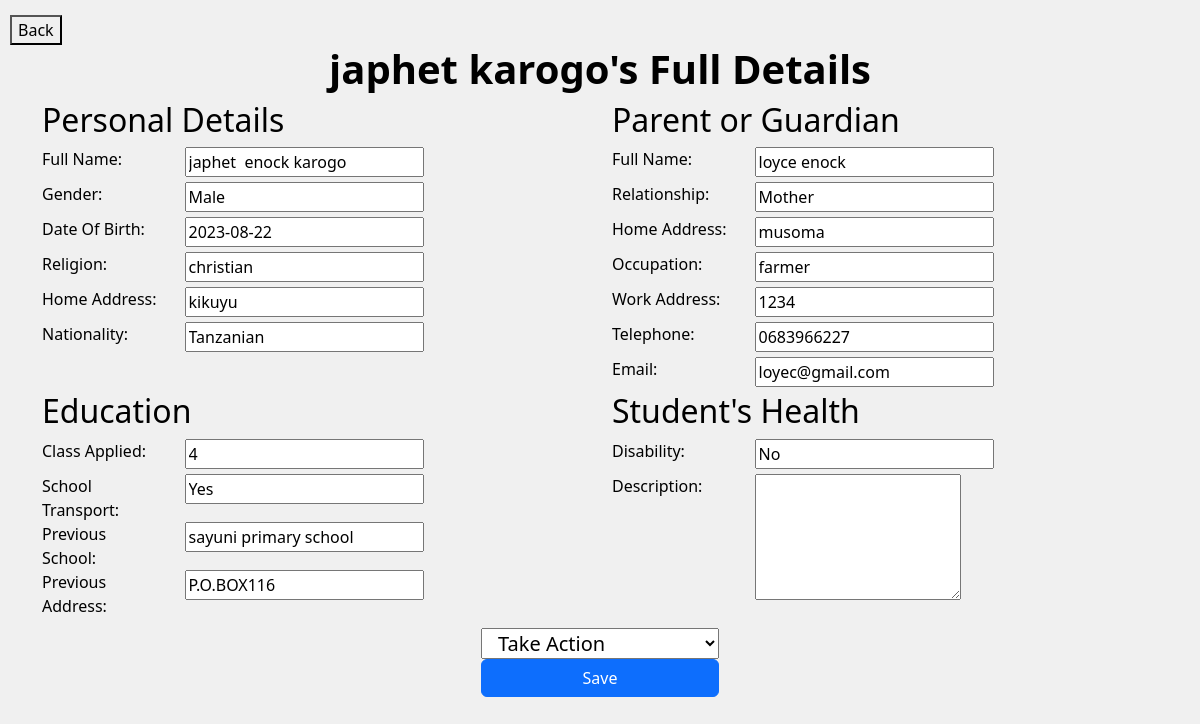
Screenshot of /admin/view-more.php?student_id=10 with the database file from the repository.
### tables this page shows
CREATE TABLE `apply` (
  `Student_Id` int(11) NOT NULL,
  `First_Name` varchar(225) NOT NULL,
  `Middle_Name` varchar(225) NOT NULL,
  `Surname` varchar(225) NOT NULL,
  `Date_Of_Birth` varchar(225) NOT NULL,
  `Gender` varchar(225) NOT NULL,
  `Religion` varchar(225) NOT NULL,
  `Home_Address` varchar(225) NOT NULL,
  `Nationality` varchar(225) NOT NULL,
  `Parent_FName` varchar(225) NOT NULL,
  `Parent_LName` varchar(225) NOT NULL,
  `Relationship` varchar(225) NOT NULL,
  `pHome_Address` varchar(225) NOT NULL,
  `Occupation` varchar(225) NOT NULL,
  `Work_Address` varchar(225) NOT NULL,
  `Telephone` varchar(225) NOT NULL,
  `Email` varchar(225) NOT NULL,
  `Level_Applied` int(11) NOT NULL,
  `School_Transport` varchar(225) NOT NULL,
  `Current_Attending` varchar(225) NOT NULL,
  `School_Attending` varchar(225) NOT NULL,
  `Address_Attending` varchar(225) NOT NULL,
  `Level_Attending` int(10) NOT NULL,
  `Disability` varchar(225) NOT NULL,
  `Disability_Name` varchar(225) NOT NULL,
  `Disability_Description` varchar(225) NOT NULL,
  `Date_Applied` datetime NOT NULL DEFAULT current_timestamp(),
  `Status` int(11) DEFAULT 0
);

### admin/view-more.php (the view, shortened to what this page needs)
<?php
include('../config.php');
$student_id = $_GET['student_id'];
$sql = "SELECT * FROM apply WHERE Student_Id = '$student_id'";
                $results = mysqli_query($connection, $sql);
                if (mysqli_num_rows($results)) {
                    foreach ($results as $result) {
                            $firstName = $result['First_Name'];
                            $middleName = $result['Middle_Name'];
                            $surname = $result['Surname'];
                            $dateOfBirth = $result['Date_Of_Birth'];
                            $gender = $result['Gender'];
                            $religion = $result['Religion'];
                            $homeAddress = $result['Home_Address'];
                            $nationality = $result['Nationality'];
                            $pFirstName = $result['Parent_FName'];
                            $pLastName = $result['Parent_LName'];
                            $relationship = $result['Relationship'];
                            $pHomeAddress = $result['pHome_Address'];
                            $occupation = $result['Occupation'];
                            $workAddress = $result['Work_Address'];
                            $telephone = $result['Telephone'];
                            $email = $result['Email'];
                            $levelApplied = $result['Level_Applied'];
                            $schoolTransport = $result['School_Transport'];
                            $schoolAttending = $result['School_Attending'];
                            $addressAttending = $result['Address_Attending'];
                            $diseaseName = $result['Disability_Name'];
                            $diseaseDescription = $result['Disability_Description'];
                        }
                    }
                ?>
<!DOCTYPE html>
<html lang="en">
<head>
    <link rel="stylesheet" href="../vendors/css/bootstrap.min.css">
</head>
<body>
    <section>
        <span>
            <a href="view_applicants.php"><button class="close-btn" >Back</button></a>
        </span><h1><?php echo "$firstName $surname's "?>Full Details</h1>
        <div class="container">
            <div class="row">
                <div class="col-md-6">
                    <h2>Personal Details</h2>
                    <div class="row">
                        <div class="col-md-3">
                            <label for="fullName">Full Name:</label>
                        </div>
                        <div class="col-md-9">
                            <input type="text" name="fullName" value="<?php echo "$firstName $middleName $surname"?>" readonly>
                        </div>
                    </div>
                    <div class="row">
                        <div class="col-md-3">
                            <label for="gender">Gender:</label>
                        </div>
                        <div class="col-md-9">
                        <input type="text" name="gender" value="<?php echo $gender ?>" readonly>
                        </div>
                    </div>
                    <div class="row">
                        <div class="col-md-3">
                            <label for="dateOfBirth">Date Of Birth:</label>
                        </div>
                        <div class="col-md-9">
                            <input type="text" name="dateOfBirth" value="<?php echo $dateOfBirth ?>" readonly>
                        </div>
                    </div>
                    <div class="row">
                        <div class="col-md-3">
                            <label for="religion">Religion:</label>
                        </div>
                        <div class="col-md-9">
                            <input type="text" name="religion" value="<?php echo $religion ?>" readonly>
                        </div>
                    </div>
                    <div class="row">
                        <div class="col-md-3">
                            <label for="homeAddress">Home Address:</label>
                        </div>
                        <div class="col-md-9">
                            <input type="text" name="homeAddress" value="<?php echo $homeAddress ?>" readonly>
                        </div>
                    </div>
                    <div class="row">
                        <div class="col-md-3">
                            <label for="nationality">Nationality:</label>
                        </div>
                        <div class="col-md-9">
                            <input type="text" name="nationality" value="<?php echo $nationality ?>" readonly>
                        </div>
                    </div>
                </div>
                <div class="col-md-6">
                    <h2>Parent or Guardian</h2>
                    <div class="row">
                        <div class="col-md-3">
                            <label for="fullName">Full Name:</label>
                        </div>
                        <div class="col-md-9">
                            <input type="text" name="fullName" value="<?php echo "$pFirstName $pLastName" ?>" readonly>
                        </div>
                    </div>
                    <div class="row">
                        <div class="col-md-3">
                            <label for="relationship">Relationship:</label>
                        </div>
                        <div class="col-md-9">
                            <input type="text" name="relationship" value="<?php echo $relationship ?>" readonly>
                        </div>
                    </div>
                    <div class="row">
                        <div class="col-md-3">
                            <label for="homeAddress">Home Address:</label>
                        </div>
                        <div class="col-md-9">
                            <input type="text" name="homeAddress" value="<?php echo $pHomeAddress ?>" readonly>
                        </div>
                    </div>
                    <div class="row">
                        <div class="col-md-3">
                            <label for="occupation">Occupation:</label>
                        </div>
                        <div class="col-md-9">
                            <input type="text" name="occupation" value="<?php echo $occupation ?>" readonly>
                        </div>
                    </div>
                    <div class="row">
                        <div class="col-md-3">
                            <label for="workAddress">Work Address:</label>
                        </div>
                        <div class="col-md-9">
                            <input type="text" name="workAddress" value="<?php echo $workAddress ?>" readonly>
                        </div>
                    </div>
                    <div class="row">
                        <div class="col-md-3">
                            <label for="telephone">Telephone:</label>
                        </div>
                        <div class="col-md-9">
                            <input type="text" name="telephone" value="<?php echo $telephone ?>" readonly>
                        </div>
                    </div>
                    <div class="row">
                        <div class="col-md-3">
                            <label for="">Email:</label>
                        </div>
                        <div class="col-md-9">
                            <input type="email" name="email" value="<?php echo $email ?>" readonly>
                        </div>
                    </div>
                </div>
                <div class="col-md-6">
                    <h2>Education</h2>
                    <div class="row">
                        <div class="col-md-3">
                            <label for="classApplied">Class Applied:</label>
                        </div>
                        <div class="col-md-6">
                            <input type="number" name="classApplied" value="<?php echo $levelApplied ?>" readonly>
                        </div>
                    </div>
                    <div class="row">
                        <div class="col-md-3">
                            <label for="schoolTransport">School Transport:</label>
                        </div>
                        <div class="col-md-6">
                            <input type="text" name="schoolTransport" value="<?php echo $schoolTransport?>" readonly>
                        </div>
                    </div>
                    <div class="row">
                        <div class="col-md-3">
                            <label for="schoolAttending">Previous School:</label>
                        </div>
                        <div class="col-md-6">
                            <input type="text" name="schoolAttending" value="<?php echo $schoolAttending?>" readonly>
                        </div>
                    </div>
                    <div class="row">
                        <div class="col-md-3">
                            <label for="addressAttending">Previous Address:</label>
                        </div>
                        <div class="col-md-6">
                            <input type="text" name="addressAttending" value="<?php echo $addressAttending?>" readonly>
                        </div>
                    </div>
                </div>
                <div class="col-md-6">
                    <h2>Student's Health</h2>
                    <div class="row">
                        <div class="col-md-3">
                            <label for="disability">Disability:</label>
                        </div>
                        <div class="col-md-6">
                            <input type="text" name="disability" value="<?php echo $diseaseName ?>" readonly>
                        </div>
                    </div>
                    <div class="row">
                        <div class="col-md-3">
                            <label for="">Description:</label>
                        </div>
                        <div class="col-md-6">
                            <textarea name="" id="" cols="20" rows="5" value="<?php echo $diseaseDescription ?>" readonly></textarea>
                        </div>
                    </div>
                </div>
            </div>
        </div>
        <div class="action-section">
            <form action="" method="post">
                <div class="row">
                        <select name="action" id="">
                            <option value="">Take Action</option>
                        </select>
                        <input type="submit" value="Save" class="btn btn-primary" name="approve">
                </div>
            </form>
        </div>
    </section>
</body>
</html>

### admin/view-more.php (style rules this page uses)
body { background-color: #f0f0f0; color: black; }
.close-btn { margin-top: 15px; margin-left: 10px; }
h1 { font-weight: bold; text-align: center; }
input { margin-bottom: 5px; }
.action-section { display: flex; justify-content: center; margin-top: 10px; font-size: 20px; }

### rows the page displays
apply: First_Name "japhet", Surname "karogo", fullName "japhet enock karogo", gender "Male", dateOfBirth "2023-08-22", religion "christian", homeAddress "kikuyu", nationality "Tanzanian", fullName "loyce enock", relationship "Mother", homeAddress "musoma", occupation "farmer", workAddress "1234", telephone "0683966227", email "loyec@gmail.com", classApplied "4", schoolTransport "Yes", schoolAttending "sayuni primary school", addressAttending "P.O.BOX116", disability "No"
